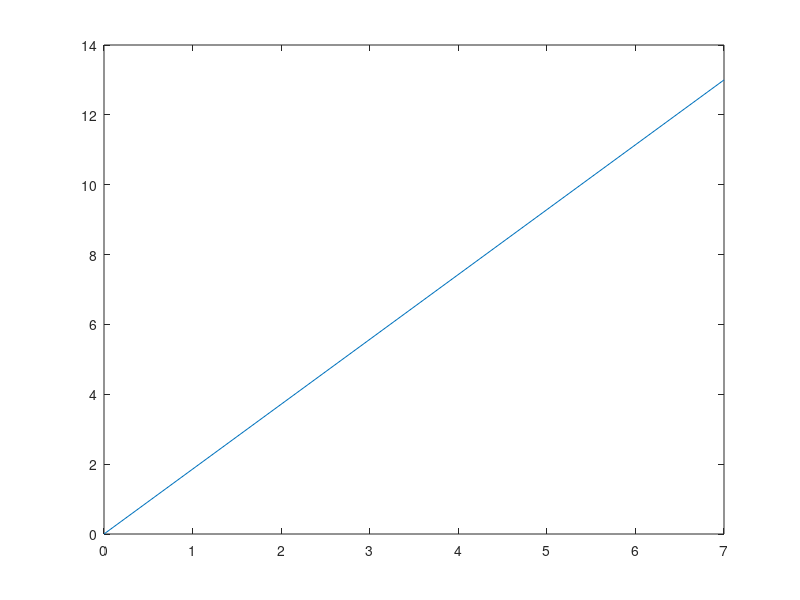

MATLAB code to generate this figure: (Note: this script raises an error after producing the figure.)
x = [0 7]
y = [0 13]
plot(x,y)
% neste caso, o primeiro item de cada vetor representa as partes da origem
% em x e y, e o segundo item de cada vetor representa as partes em x e y do
% vetor que queremos mostrar.

c = [1 5]'
plotv(c)
% não entendi muito bem o pq, mas quando se usa o plotv, que já sai o vetor
% direto, sem utilizar pontos 0,0 igual no teste anterior, tem que utilizar
% a transposta do vetor.

a = [0 0 1]
b = [0 0 2]
d = [0 0 3]
plot3(a,b,d)